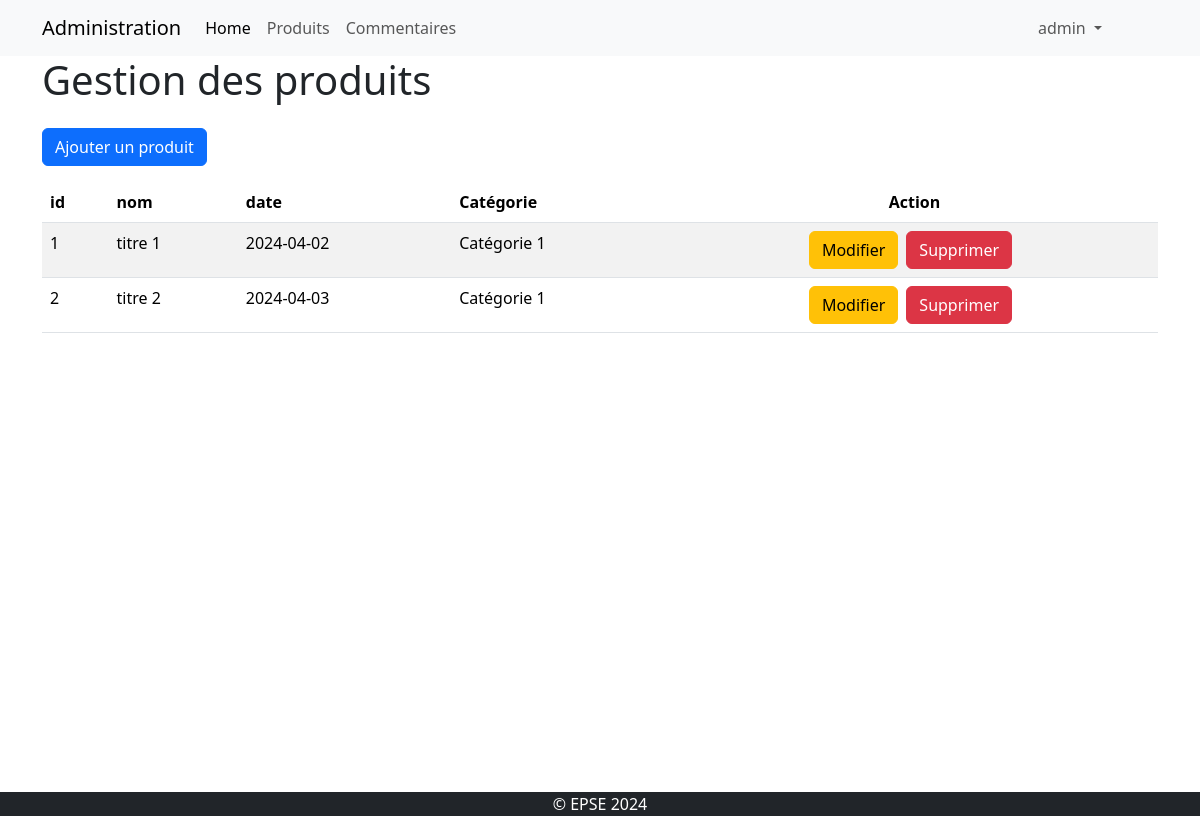
The app's page /admin/products.php (signed in) with its own data.
### tables this page shows
CREATE TABLE IF NOT EXISTS `stock` (
  `id` int NOT NULL AUTO_INCREMENT,
  `title` varchar(60) NOT NULL,
  `date` date NOT NULL,
  `description` text NOT NULL,
  `image` varchar(255) NOT NULL,
  `categorie` int NOT NULL,
  PRIMARY KEY (`id`)
);

### admin/products.php (the view, shortened to what this page needs)
<?php
    require "../connexion.php";
?>
<!DOCTYPE html>
<html lang="en">
<head>
    <link href="https://cdn.jsdelivr.net/npm/bootstrap@5.3.3/dist/css/bootstrap.min.css" rel="stylesheet">
    <link rel="stylesheet" href="style.css">
</head>
<body>
    <?php
        include("partials/header.php");
    ?>
    <main>
        <div class="container">
            <h1>Gestion des produits</h1>
            <a href="addProduct.php" class="btn btn-primary my-3">Ajouter un produit</a>
            <table class="table table-striped">
                <thead>
                    <tr>
                        <th>id</th>
                        <th>nom</th>
                        <th>date</th>
                        <th>Catégorie</th>
                        <th class="text-center">Action</th>
                    </tr>
                </thead>
                <tbody>
                    <?php
                        $req = $bdd->query("SELECT * FROM stock");
                        while($don = $req->fetch())
                        {
                            echo "<tr>";
                                echo "<td>".$don['id']."</td>";
                                echo "<td>".$don['title']."</td>";
                                echo "<td>".$don['date']."</td>";
                                echo "<td>";
                                    switch($don['categorie'])
                                    {
                                        case 1:
                                            echo "Catégorie 1";
                                        break;
                                    }
                                echo "</td>";
                                echo "<td class='text-center'>";
                                    echo "<a href='updateProduct.php?id=".$don['id']."' class='btn btn-warning'>Modifier</a>";
                                    echo "<a href='products.php?delete=".$don['id']."' class='btn btn-danger mx-2'>Supprimer</a>";
                                echo "</td>";
                            echo "</tr>";
                        }
                    ?>
                </tbody>
            </table>
        </div>
    </main>
    <?php
        include("partials/footer.php");
    ?>
</body>
</html>

### admin/style.css (style rules this page uses)
main { min-height: 92vh; }

### records on screen
stock: id "1", title "titre 1", date "2024-04-02", categorie "Catégorie 1"
stock: id "2", title "titre 2", date "2024-04-03", categorie "Catégorie 1"

### other values on screen
$_SESSION['login'] "admin"
